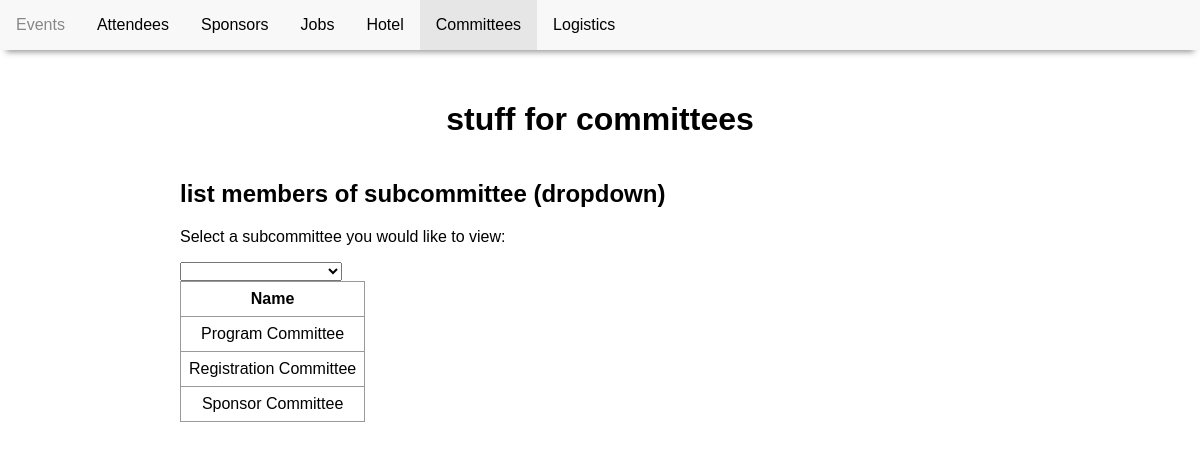
/committees.php, run on an earlier commit of the app's database.
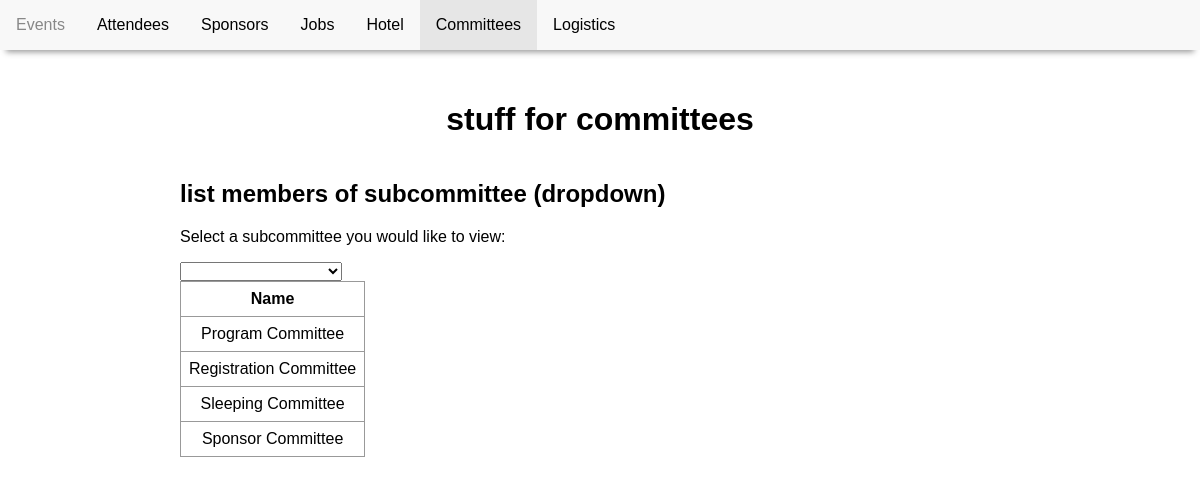
And on a later commit of the database.
### tables this page shows
CREATE TABLE Subcommittee(
    subcommitteeName varchar(30) NOT NULL,
    PRIMARY KEY (subcommitteeName)
);

### committees.php (the view, shortened to what this page needs)
<!DOCTYPE html>
<html>
  <head>
    <link href="conference.css" type="text/css" rel="stylesheet" />
  </head>
  <body>
    <nav>
      <ul class="navbar">
        <li><a href="index.php">Events</a></li>
        <li><a href="attendees.php">Attendees</a></li>
        <li><a href="sponsors.php">Sponsors</a></li>
        <li><a href="jobs.php">Jobs</a></li>
        <li><a href="hotel.php">Hotel</a></li>
        <li><a class="active" href="committees.php">Committees</a></li>
        <li><a href="logistics.php">Logistics</a></li>
      </ul>
    </nav>
    <header>
      <h1>stuff for committees</h1>
      </header>
    <div class="main">
       <?php include 'pdo.php'; ?>
      <div id="committeepage">
        <h2>list members of subcommittee (dropdown)</h2>
        <div id="roomselection">
          <p>Select a subcommittee you would like to view:</p>
          <?php
            $query = 'SELECT subcommitteename FROM Subcommittee;';
            $stmt = $pdo->prepare($query);
            $stmt->execute();
            echo "<select name=\"subcommitteename\" onChange=\"displayCommittee(this)\">";
            echo "<option value=''></option>";
            while ($name = $stmt->fetch()){
              $subcommitteename = $name["subcommitteename"];
              echo "<option value=\"$subcommitteename\">$subcommitteename</option>";
            }
            echo "</select><br>";
          ?>
        </div>
      </div>
      <?php
        $query = 'SELECT subcommitteeName from Subcommittee';
        $stmt = $pdo->prepare($query);
        $stmt->execute();
        echo "<table>";
        echo "<tr><th>Name</th></tr>";
        while ($name = $stmt->fetch()) {
          $name = $name["subcommitteeName"];
          echo "<tr><td>$name</td></tr>";
        }
        echo "</table>";
      ?>
    </div>
  </body>
</html>

What changed in the data, as far as the page shows it:
added subcommittee: subcommitteeName "Sleeping Committee"
